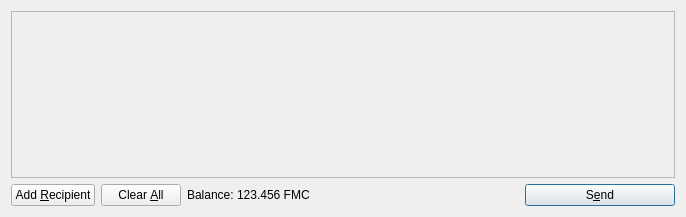
<?xml version="1.0" encoding="UTF-8"?>
<ui version="4.0">
 <class>SendCoinsDialog</class>
 <widget class="QDialog" name="SendCoinsDialog">
  <property name="geometry">
   <rect>
    <x>0</x>
    <y>0</y>
    <width>686</width>
    <height>217</height>
   </rect>
  </property>
  <property name="windowTitle">
   <string>Send Coins</string>
  </property>
  <layout class="QVBoxLayout" name="verticalLayout">
   <item>
    <widget class="QScrollArea" name="scrollArea">
     <property name="widgetResizable">
      <bool>true</bool>
     </property>
     <widget class="QWidget" name="scrollAreaWidgetContents">
      <property name="geometry">
       <rect>
        <x>0</x>
        <y>0</y>
        <width>666</width>
        <height>165</height>
       </rect>
      </property>
      <layout class="QVBoxLayout" name="verticalLayout_2">
       <property name="margin">
        <number>0</number>
       </property>
       <item>
        <layout class="QVBoxLayout" name="entries">
         <property name="spacing">
          <number>6</number>
         </property>
        </layout>
       </item>
       <item>
        <spacer name="verticalSpacer">
         <property name="orientation">
          <enum>Qt::Vertical</enum>
         </property>
         <property name="sizeHint" stdset="0">
          <size>
           <width>20</width>
           <height>40</height>
          </size>
         </property>
        </spacer>
       </item>
      </layout>
     </widget>
    </widget>
   </item>
   <item>
    <layout class="QHBoxLayout" name="horizontalLayout">
     <item>
      <widget class="QPushButton" name="addButton">
       <property name="toolTip">
        <string>Send to multiple recipients at once</string>
       </property>
       <property name="text">
        <string>Add &amp;Recipient</string>
       </property>
       <property name="icon">
        <iconset resource="../bitcoin.qrc">
         <normaloff>:/icons/add</normaloff>:/icons/add</iconset>
       </property>
       <property name="autoDefault">
        <bool>false</bool>
       </property>
      </widget>
     </item>
     <item>
      <widget class="QPushButton" name="clearButton">
       <property name="sizePolicy">
        <sizepolicy hsizetype="Minimum" vsizetype="Fixed">
         <horstretch>0</horstretch>
         <verstretch>0</verstretch>
        </sizepolicy>
       </property>
       <property name="toolTip">
        <string>Remove all transaction fields</string>
       </property>
       <property name="text">
        <string>Clear &amp;All</string>
       </property>
       <property name="icon">
        <iconset resource="../bitcoin.qrc">
         <normaloff>:/icons/remove</normaloff>:/icons/remove</iconset>
       </property>
       <property name="autoRepeatDelay">
        <number>300</number>
       </property>
       <property name="autoDefault">
        <bool>false</bool>
       </property>
      </widget>
     </item>
     <item>
      <layout class="QHBoxLayout" name="horizontalLayout_2">
       <property name="spacing">
        <number>3</number>
       </property>
       <item>
        <widget class="QLabel" name="label">
         <property name="text">
          <string>Balance:</string>
         </property>
        </widget>
       </item>
       <item>
        <widget class="QLabel" name="labelBalance">
         <property name="cursor">
          <cursorShape>IBeamCursor</cursorShape>
         </property>
         <property name="text">
          <string>123.456 FMC</string>
         </property>
         <property name="textInteractionFlags">
          <set>Qt::LinksAccessibleByMouse|Qt::TextSelectableByKeyboard|Qt::TextSelectableByMouse</set>
         </property>
        </widget>
       </item>
      </layout>
     </item>
     <item>
      <spacer name="horizontalSpacer">
       <property name="orientation">
        <enum>Qt::Horizontal</enum>
       </property>
       <property name="sizeHint" stdset="0">
        <size>
         <width>40</width>
         <height>20</height>
        </size>
       </property>
      </spacer>
     </item>
     <item>
      <widget class="QPushButton" name="sendButton">
       <property name="minimumSize">
        <size>
         <width>150</width>
         <height>0</height>
        </size>
       </property>
       <property name="toolTip">
        <string>Confirm the send action</string>
       </property>
       <property name="text">
        <string>S&amp;end</string>
       </property>
       <property name="icon">
        <iconset resource="../bitcoin.qrc">
         <normaloff>:/icons/send</normaloff>:/icons/send</iconset>
       </property>
       <property name="default">
        <bool>true</bool>
       </property>
      </widget>
     </item>
    </layout>
   </item>
  </layout>
 </widget>
 <resources>
  <include location="../bitcoin.qrc"/>
 </resources>
 <connections/>
</ui>
